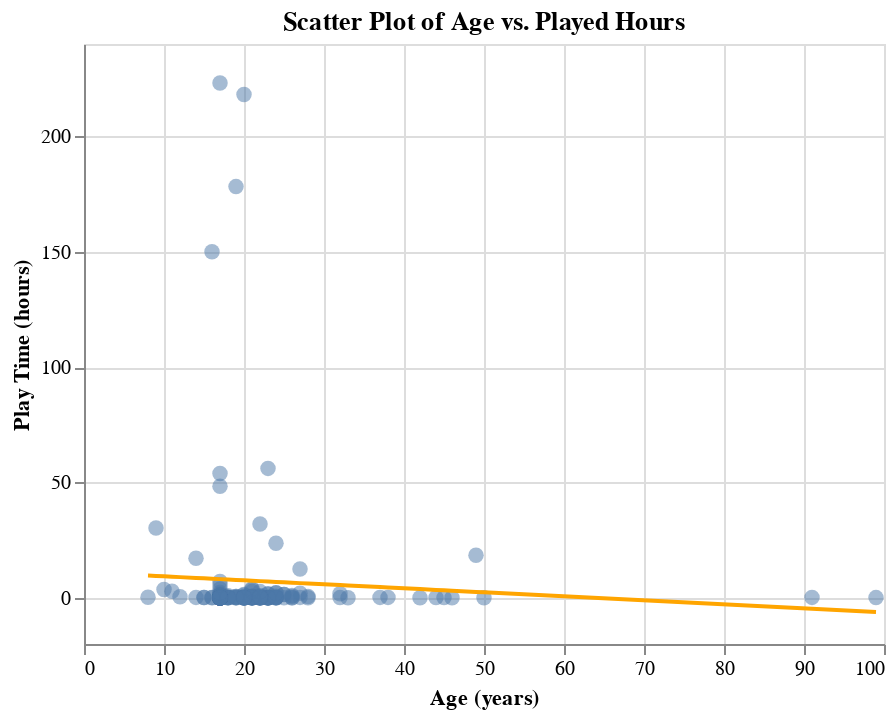

The code cell stored with this chart in its notebook:
### Markdown cell above
In addition to the actual vs. predicted graph, a graph representing the linear line produced by the linear regression model is overlayed with the orinal data graph to better visualize the model's performance.

### Code cell
lr_chart = age_vs_playtime + alt.Chart(lr_combined_data).mark_line(color="orange").encode(
    x="age",
    y="predicted"
)

lr_chart

### Figure 1 — Vega-Lite specification as saved in the notebook (floating-point values rounded to 4 significant figures; data arrays with more than 128 entries replaced by an {"elided": "..."} marker saying what was removed)
{"config": {"view": {"continuousWidth": 300, "continuousHeight": 300}}, "layer": [{"data": {"name": "data-5ed4194a842caecf700eb109c7b4a004"}, "mark": {"type": "circle", "opacity": 0.5, "size": 60}, "encoding": {"tooltip": [{"field": "age", "type": "quantitative"}, {"field": "played_hours", "type": "quantitative"}], "x": {"field": "age", "title": "Age (years)", "type": "quantitative"}, "y": {"field": "played_hours", "title": "Play Time (hours)", "type": "quantitative"}}, "title": "Scatter Plot of Age vs. Played Hours"}, {"data": {"name": "data-19968701e1b2838eaf854cc1406ac2b1"}, "mark": {"type": "line", "color": "orange"}, "encoding": {"x": {"field": "age", "type": "quantitative"}, "y": {"field": "predicted", "type": "quantitative"}}}], "height": 300, "width": 400, "$schema": "https://vega.github.io/schema/vega-lite/v5.20.1.json", "datasets": {"data-5ed4194a842caecf700eb109c7b4a004": {"elided": "196 records"}, "data-19968701e1b2838eaf854cc1406ac2b1": {"elided": "196 records"}}}
